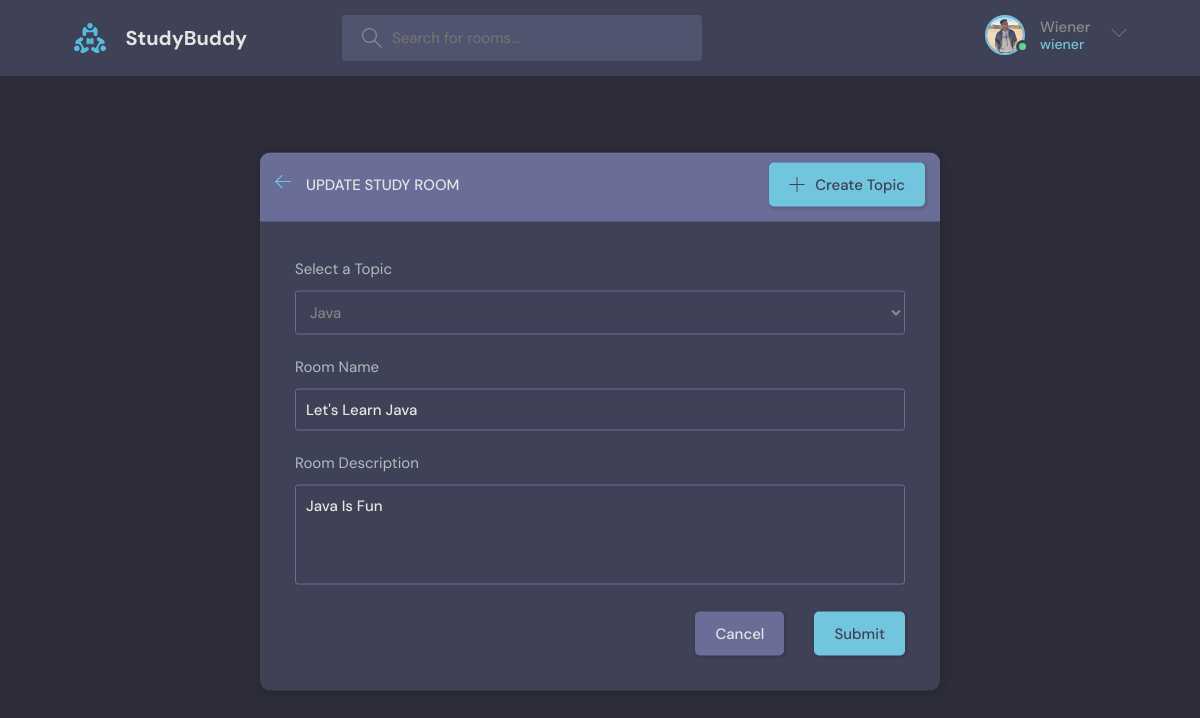
/update-room/4/ (signed in), run on the app's committed database.
### base/models.py (models this page shows, shortened)
class User(AbstractUser):
    name = models.CharField(max_length=255)
    username = models.CharField(max_length=255, unique=True)
    email = models.EmailField(unique=True)
    bio = models.TextField(null=True, blank=True)
    avatar = models.ImageField(null=True, default='avatar.svg')
    USERNAME_FIELD = 'email'
    REQUIRED_FIELDS = []

class Room(models.Model):
    host = models.ForeignKey(User, on_delete=models.CASCADE, null=True)
    topic = models.ForeignKey(Topic, on_delete=models.CASCADE , null=True)
    name = models.CharField(max_length=255)
    description = models.TextField(null=True, blank=True)
    participants = models.ManyToManyField(User, related_name='participants', blank=True)
    updated = models.DateTimeField(auto_now=True)
    created = models.DateTimeField(auto_now_add=True)
    class Meta:
        ordering = ['-updated', '-created']

### base/views.py (the view)
# urls.py: path('update-room/<str:id>/', views.updateRoom, name='update-room'),
@login_required(login_url='login')
def updateRoom(request, id):
    room = Room.objects.get(id=id)
    form = RoomForm(instance=room)
    if room.host != request.user and request.user.is_staff == False:
        return HttpResponse('You are not allowed here')
    if request.method =='POST':
        form= RoomForm(request.POST, instance=room)
        if form.is_valid():
            form.save()
            return redirect('home')
    context = {'form': form, 'page': 'update'}
    return render(request, 'base/room_form.html', context)

### base/forms.py
class RoomForm(ModelForm):
    class Meta:
        model = Room
        fields = '__all__'
        exclude = ['host', 'participants', 'updated', 'created']

### base/models.py (called while the page is built)
    def __str__(self):
        return self.name

### base/templates/base/room_form.html (shortened to what this page needs)
{% extends 'main.html' %}
{%block content%}
<main class="create-room layout">
    <div class="container">
        <div class="layout__box">
            <div class="layout__boxHeader" style="padding-top: 10px;">
                <div class="layout__boxTitle">
                    <a href="{% url 'home' %}">
                        <svg version="1.1" xmlns="http://www.w3.org/2000/svg" width="32" height="32"
                            viewBox="0 0 32 32">
                            <title>arrow-left</title>
                            <path
                                d="M13.723 2.286l-13.723 13.714 13.719 13.714 1.616-1.611-10.96-10.96h27.625v-2.286h-27.625l10.965-10.965-1.616-1.607z">
                            </path>
                        </svg>
                    </a>
                    <h3>{% if page == "create"%} Create {% else %}Update{% endif %} Study Room</h3>
                </div>
                <a class="btn btn--main" href="{% url 'create-topic' %}">
                    <svg version="1.1" xmlns="http://www.w3.org/2000/svg" width="32" height="32" viewBox="0 0 32 32">
                        <title>add</title>
                        <path
                            d="M16.943 0.943h-1.885v14.115h-14.115v1.885h14.115v14.115h1.885v-14.115h14.115v-1.885h-14.115v-14.115z">
                        </path>
                    </svg>
                    Create Topic
                </a>
            </div>
            <div class="layout__body">
                <form class="form" action="#" method="post" enctype="multipart/form-data">
                    <div class="form__group">
                        <label for="room_topic">Select a Topic</label>
                        {{ form.topic }}
                    </div>
                    <div class="form__group">
                        <label for="room_name">Room Name</label>
                        {{ form.name }}
                    </div>
                    <div class="form__group">
                        <label for="room_description">Room Description</label>
                        {{ form.description }}
                    </div>
                    <div class="form__action">
                        <a class="btn btn--dark" href="{% url 'home' %}">Cancel</a>
                        <button class="btn btn--main" type="submit">Submit</button>
                    </div>
                </form>
            </div>
        </div>
    </div>
</main>
{%endblock%}

### templates/navbar.html (shortened to what this page needs)
{% load static %}
<header class="header header--loggedIn">
    <div class="container">
        <a href="{%url 'home' %}" class="header__logo">
            <img src="{% static 'images/logo.svg'%}" />
            <h1>StudyBuddy</h1>
        </a>
        <form class="header__search" method="POST" action="{% url 'home' %}">
            <label>
                <input placeholder="Search for rooms..." name="q" />
            </label>
        </form>
        <nav class="header__menu">
            {% if request.user.is_authenticated%}
            <div class="header__user">
                <a href="{% url 'profile' request.user.id %}">
                    <div class="avatar avatar--medium active">
                        <img src="{{user.avatar.url}}" />
                    </div>
                    {% if request.user.first_name %}
                    <p>{{ request.user.first_name }} {{ request.user.last_name }}<span>{{ request.user.username}}</span>
                    </p>
                    {% else %}
                    <p>{{ request.user.username }}<span>{{ request.user.username }}</span></p>
                    {% endif %}
                </a>
                <button class="dropdown-button">
                    <svg version="1.1" xmlns="http://www.w3.org/2000/svg" width="32" height="32" viewBox="0 0 32 32">
                        <title>chevron-down</title>
                        <path d="M16 21l-13-13h-3l16 16 16-16h-3l-13 13z"></path>
                    </svg>
                </button>
            </div>
            {% else %}
            <a href="{% url 'login' %}">
                <img src="{% static 'images/avatars/avatar.svg' %}" />
                <p>Login</p>
            </a>
            {% endif %}
        </nav>
    </div>
</header>

### data on the page
User: avatar (picture), user.first_name "Wiener", user.username "wiener"
Room: topic "Java", name "Let's Learn Java", description "Java Is Fun"
